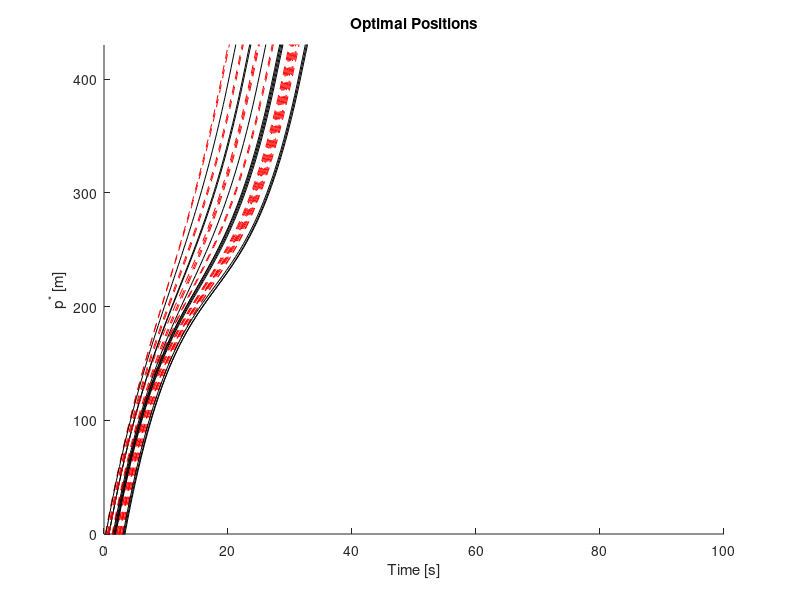
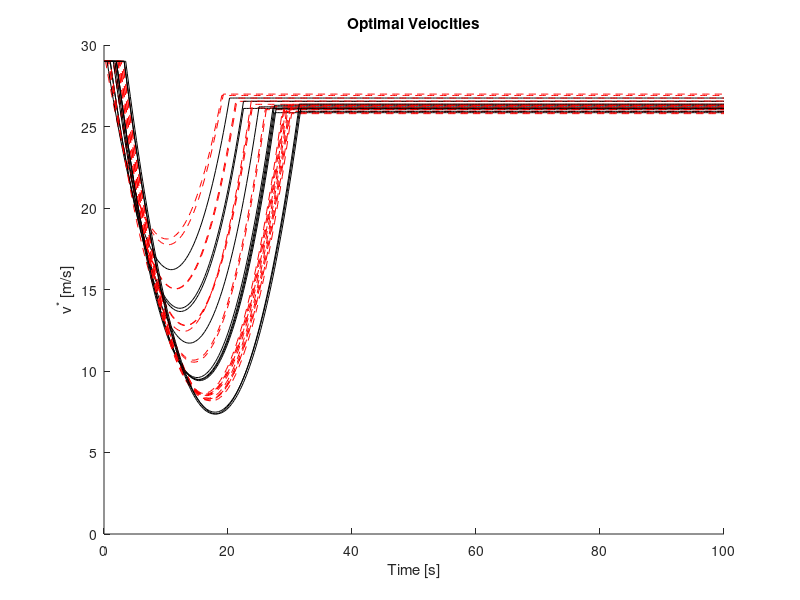
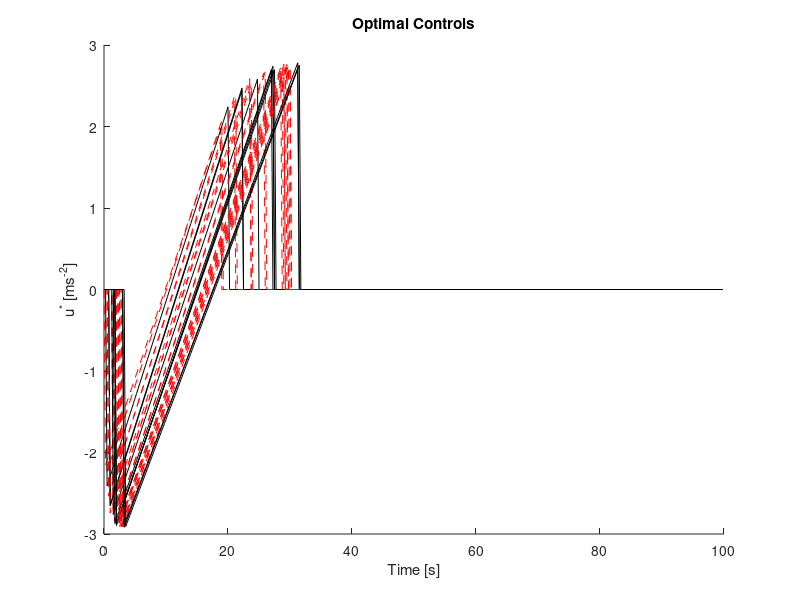

Reproduce these figures in MATLAB, in order.
%% Parameters

%%%% No velocity constraints imposed.

clear; close all; clc

L = 400; % control zone length [m]
S = 30; % merging zone length [m]
delta = 5; % minimum safe following distance [m]
cars = 30; % # cars
dt = 0.25; % time step [s]
tvec = 0:dt:100; % time array

t0 = [10 10 12.5 12.5]'; % time cars enter control zone [s]
v0 = 29; % speed before entering control zone [m/s]
x0 = -sort(rand(cars,1)*100); % random starting positions, in order
for j = 1:cars
    x{j}(:,1) = [x0(j);v0]; % structure of states
end
road = round(rand(cars,1)); % randomly assign to roads

pf = L + S; % positions at final time
vf = v0; % velocities at final time

for j = 1:cars
    if j == 1
        tf(j) = 20; % Car 1 must pass through in time seconds
    else
        if road(j) == road(j-1) % if on same road as previous car
            tf(j) = tf(j-1) + delta/x{j}(2); % final time (rear collision con)
        else
            tf(j) = tf(j-1) + S/x{j}(2); % final time (lat collision con)
        end
    end
end

%% Initialize

for j = 1:cars
    T = [0 0 0 1; 0 0 1 0;...
        tf(j)^3/6 tf(j)^2/2 tf(j) 1;...
        tf(j)^2/2 tf(j) 1 0];
    b{j}(:,1) = T\[x{j}(:,1); pf; vf];
end

%% Simulate

for j = 1:cars
    for i = 1:length(tvec)-1
        t = tvec(i+1);
        if ceil(x{j}(1,i)) < L && x{j}(1,i) >= 0 % if in ctrl/merg zones
            x{j}(1,i+1) = b{j}(1,i)*t^3/6 + b{j}(2,i)*t^2/2 + b{j}(3,i)*t + b{j}(4,i); % position
            x{j}(2,i+1) = b{j}(1,i)*t^2/2 + b{j}(2,i)*t + b{j}(3,i); % veloc
            u{j}(i) = b{j}(1,i)*t + b{j}(2,i);
        else
            u{j}(i) = 0;
            x{j}(1,i+1) = x{j}(1,i) + dt*x{j}(2,i);
            x{j}(2,i+1) = x{j}(2,i);
        end
        T = [t^3/6 t^2/2 t 1; ...
            t^2/2 t 1 0; ...
            tf(j)^3/6 tf(j)^2/2 tf(j) 1; ...
            tf(j)^2/2 tf(j) 1 0];
        b{j}(:,i+1) = T\[x{j}(:,i+1); pf; vf];
    end
end

%% Plot

figure % Positions
hold on
for j = 1:cars
    if road(j) == 1
        col = '-k';
    else
        col = '--r';
    end
    plot(tvec,x{j}(1,:),col)
end
xlabel 'Time [s]'
ylabel 'p^* [m]'
ylim([0 430])
title('Optimal Positions')

figure % Velocities
hold all
for j = 1:cars
    if road(j) == 1
        col = '-k';
    else
        col = '--r';
    end
    plot(tvec,x{j}(2,:),col)
end
xlabel 'Time [s]'
ylabel 'v^* [m/s]'
ylim([0 30])
title('Optimal Velocities')

figure % Controls
hold all
for j = 1:cars
    if road(j) == 1
        col = '-k';
    else
        col = '--r';
    end
    plot(tvec(1:length(u{j})),u{j},col)
end
xlabel 'Time [s]'
ylabel 'u^* [ms^{-2}]'
title('Optimal Controls')

%% Get Fuel Consumption

q0 = 0.1569;
q1 = 2.45*10^-2;
q2 = -7.415*10^-4;
q3 = 5.975*10^-5;
r0 = 0.07224;
r1 = 9.681*10^-2;
r2 = 1.075*10^-3;

fcruise = zeros(cars,length(u{j})); % fuel consumed at constant speed
facc = zeros(cars,length(t)); % fuel consumed due to acc
fv = zeros(cars,length(t)); % total fuel consumed
cost = zeros(cars,1); % total cost

for j=1:cars
    for i=1:length(u)
        ti = tvec(i);
        fcruise(j,i) = q0 + q1*x{j}(2,i) + q2*x{j}(2,i)^2 + q3*x{j}(2,i)^3;
        facc(j,i) = u{j}(i)*(r0 + r1*x{j}(2,i) + r2*x{j}(2,i)^2);
        fv(j,i) = fcruise(j,i) + facc(j,i);
    end
    cost(j) = sum(fv(j,:));
end